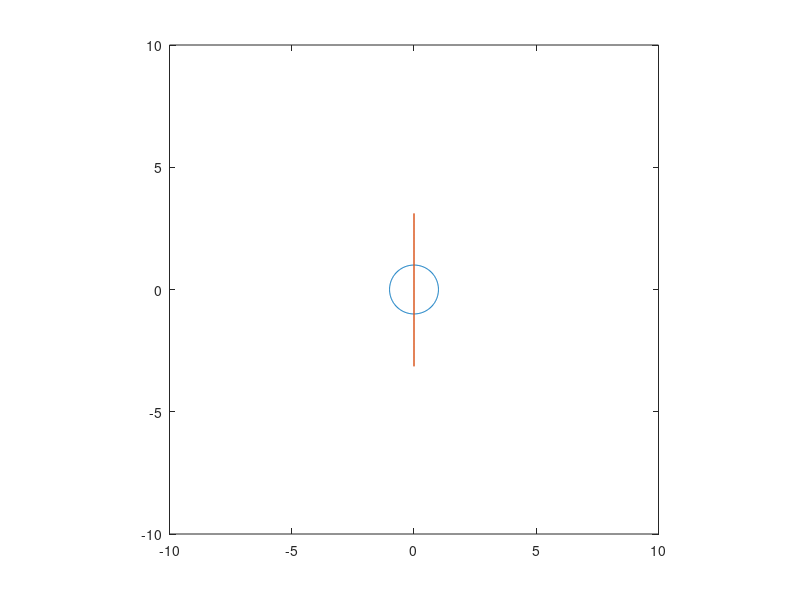
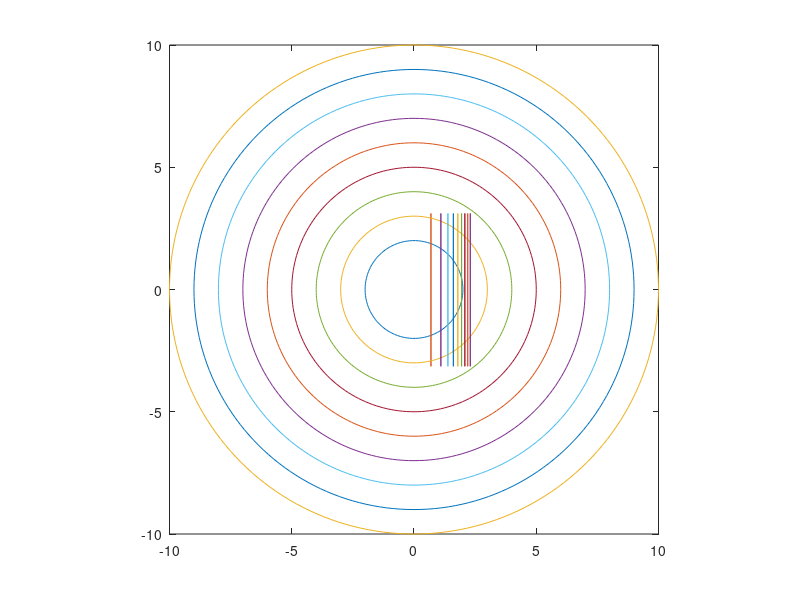

These figures' MATLAB source, in order:
function logcirc
	# Verify that `log` maps S^1 onto (-i*pi,i*pi)
	t=0:pi/100:2*pi;
	v=exp(i*t);
	plot(v)
	axis([-10 10 -10 10],'equal');
	hold on;
	# Taking the complex logarithm of v
	w=log(v);
	plot(w)

	# Draw circles with center 0 and radius 1,...,10; apply `log` to the points used for the circles, and draw the results on the same graph.
	figure(2)
	for r=2:10
		axis([-10 10 -10 10],'equal');
		v=r*exp(i*t);
		plot(v)
		hold on;
		plot(log(v))
	end
end
